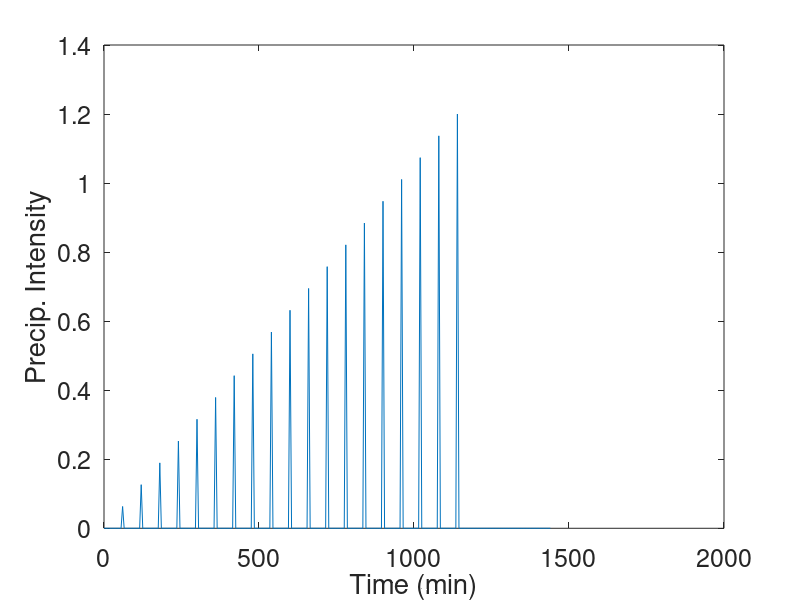
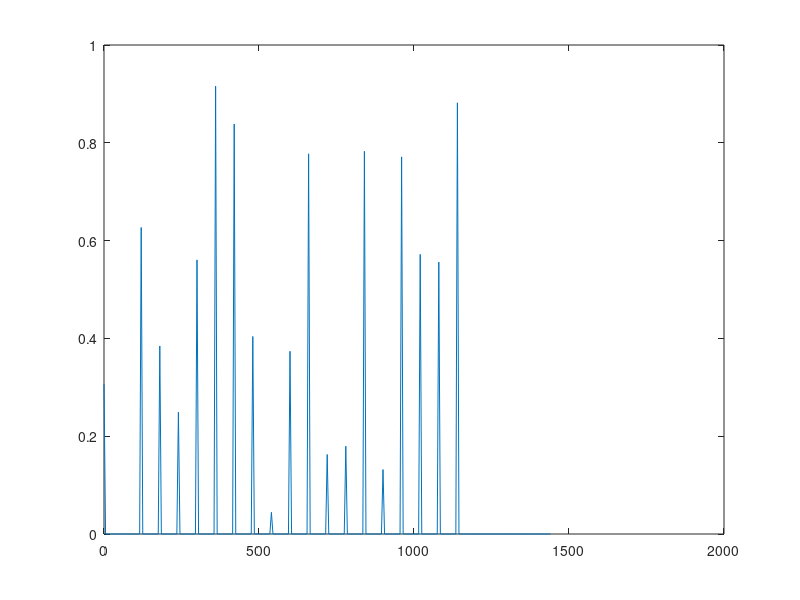

These figures' MATLAB source, in order: (Note: this script raises an error after producing the figures.)
% Generate precipitation time series.

close all
clear

% Time.
T = 24 * 60; % Minutes.
dt = 5; % Minutes.
Nt = T / dt;
t = 0:dt:T;

%% Increasing impulses.
impulse_max = 1.2; % Maximum impulse value.
Nimpulse = 20; % Number of impulses.
impulse_spacing = 60; % Spacing between impulses [minutes].

% Impulse values.
impulse_values = linspace(0, impulse_max, Nimpulse);

% Precipitation time series.
P = zeros(size(t));
P(1:impulse_spacing/dt:Nimpulse*impulse_spacing/dt) = impulse_values;

figure()
plot(t, P)
xlabel('Time (min)')
ylabel('Precip. Intensity')
set(gca, 'FontSize', 18)
f = gcf;
prcp_fig_fp = "C:\Users\ay434\Box\Research\Smart_Stormwater\Manuscript\Figures\prcp_ramp.png";
exportgraphics(f,prcp_fig_fp,'Resolution',300)

%% Random impulses.
impulse_max = 1;
Nimpulse = 20;
impulse_spacing = 60;

% Impulse values.
impulse_values = unifrnd(0, impulse_max, 1, Nimpulse);

% Precipitation time series.
P = zeros(size(t));
P(1:impulse_spacing/dt:Nimpulse*impulse_spacing/dt) = impulse_values;

figure()
plot(t, P)

%% Save precipitation.
time_start = datetime('2020-01-01 00:00');
time_end = time_start + minutes(T);
datetimes = time_start:minutes(dt):time_end;
times = timeofday(datetimes)';
dates = datetimes';
dates.Format = 'MM/dd/yyyy';

% Precipitation table.
P_table = table(dates, times, P');
writetable(P_table, "C:\Users\ay434\Documents\urbansurge\analysis\lab_system\precipitation\impulse_unif_1in_n20_60min.csv")